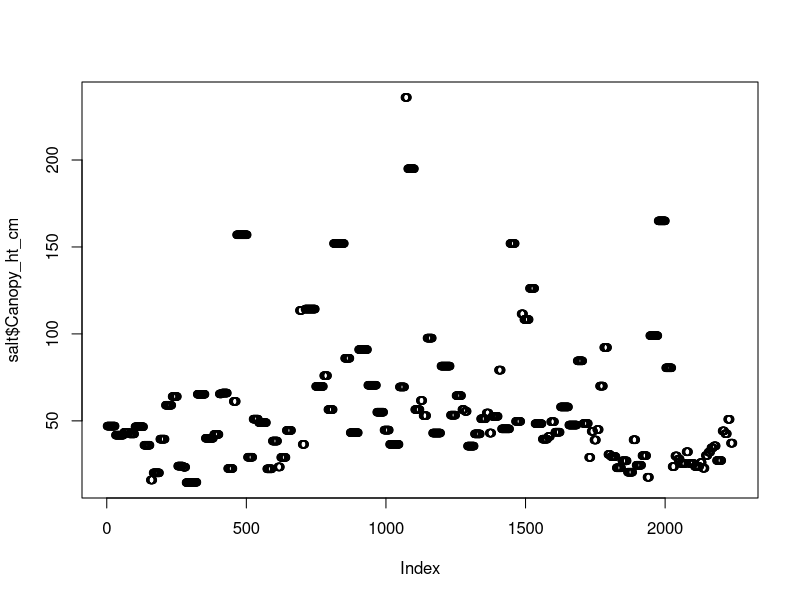
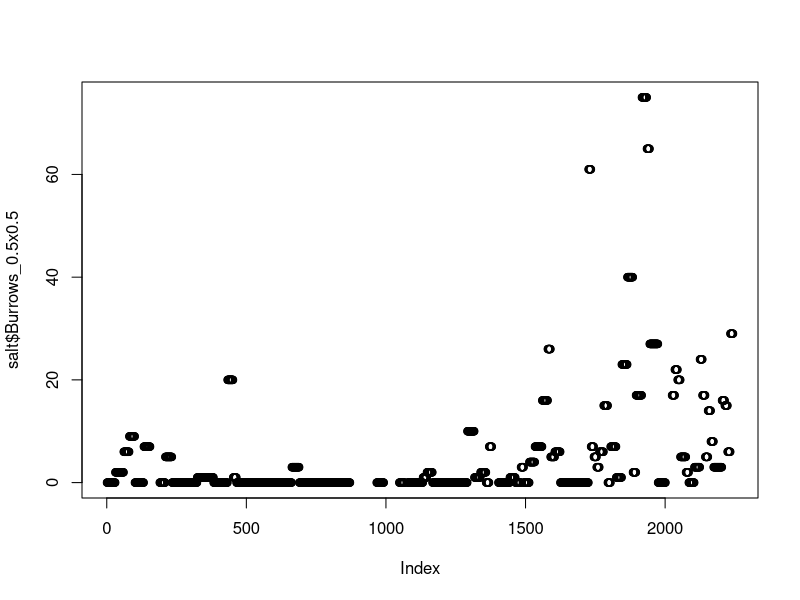
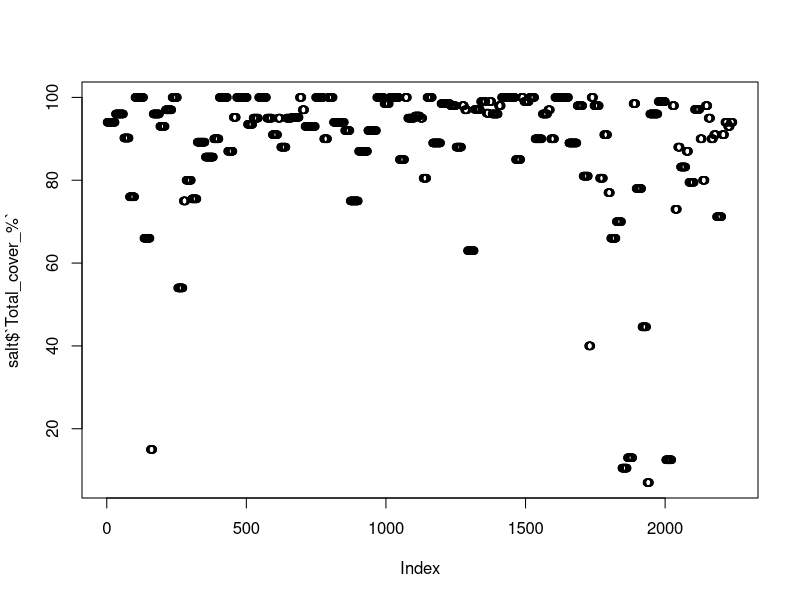
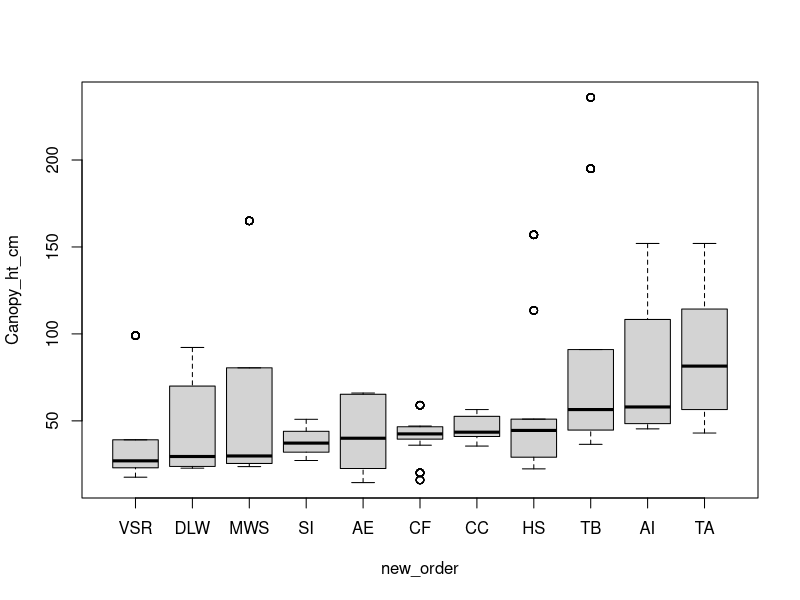
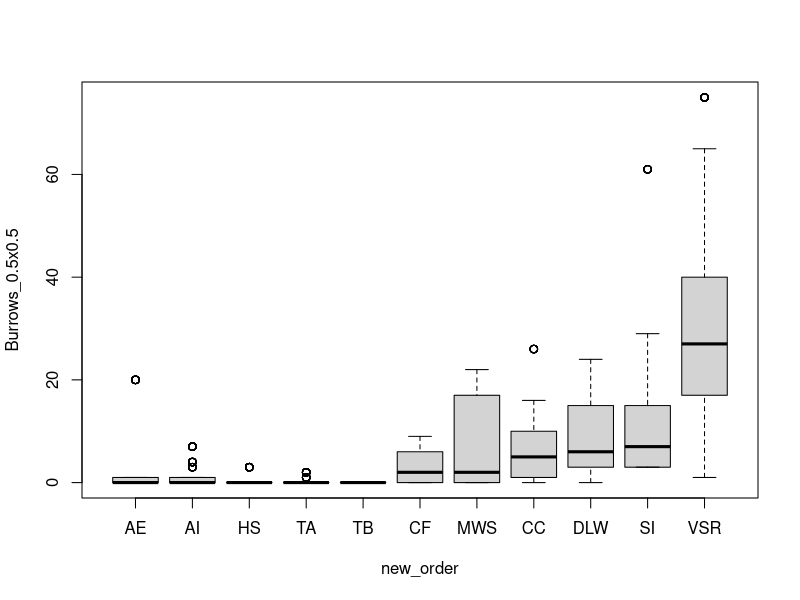
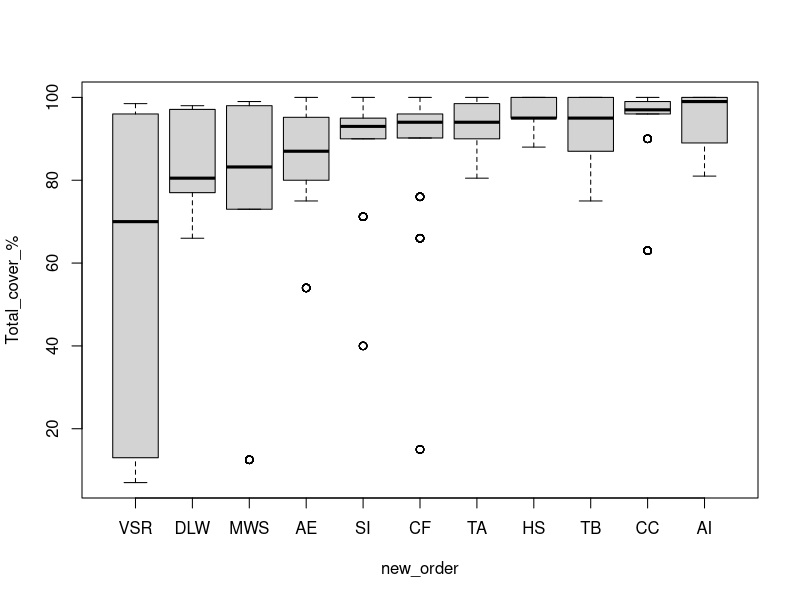
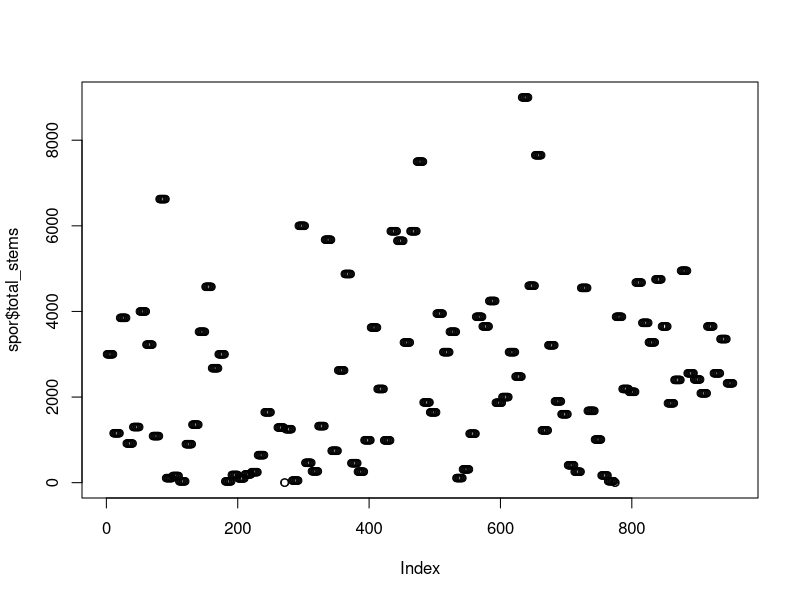
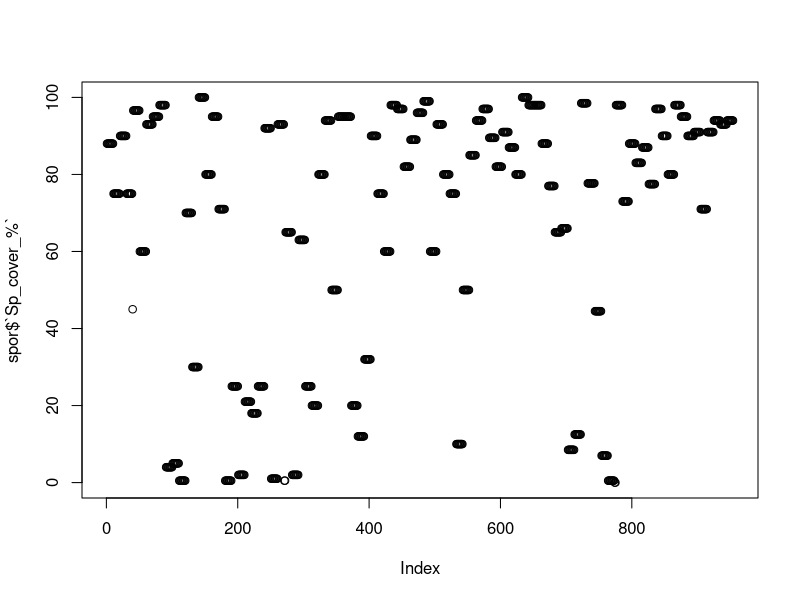

Recreate these plots in R, in order.
## ---- chunk 1
#install.packages("readxl")
#install.packages("tidyverse")

library(readxl)
library(tidyverse)
## ---- chunk 2
# set working directory
setwd("C:/Users/z5204897/OneDrive - UNSW/Desktop/PhD/Data_analysis/Project/Functional_traits")

# input saltmarsh data
salt <- read_excel("Data/Functional_traits_combined_data.xlsx", sheet = "Saltmarsh") %>% 
  arrange(Date, Time) %>% 
  mutate(total_stems = Stems * 10000/Quad_length_cm^2, # add column for total stem count per 1m2 for each species to standardise stem counts
         rest_year = case_when(
           Site == "AE" ~ as.numeric("2017"),
           Site == "HS" ~ as.numeric("2008"),
           Site == "TA" ~ as.numeric("2007"),
           Site == "TB" ~ as.numeric("2012"),
           Site == "CC" ~ as.numeric("1990"),
           Site == "CF" ~ as.numeric("1993"),
           Site == "DLW" ~ as.numeric("2014")
         )) # add a column for restoration years
# double check with Will years for each
## ---- chunk 3
# plot by order of observation
plot(salt$Canopy_ht_cm)
plot(salt$Burrows_0.5x0.5)
plot(salt$`Total_cover_%`)

# plot by site
new_order <- with(salt, reorder(Site, Canopy_ht_cm, median, na.rm=T)) 
boxplot(Canopy_ht_cm ~ new_order, data = salt)

new_order <- with(salt, reorder(Site, Burrows_0.5x0.5, median, na.rm=T)) 
boxplot(Burrows_0.5x0.5 ~ new_order, data = salt)

new_order <- with(salt, reorder(Site, `Total_cover_%`, median, na.rm=T)) 
boxplot(`Total_cover_%` ~ new_order, data = salt)
## ---- chunk 4
spor <- salt %>%
  filter(Species == "Sporobolus")

# plot each variable by order recorded
plot(spor$total_stems)
plot(spor$`Sp_cover_%`)
# need to fix first and then do flowers and seeds too plot(spor$Buds)
plot(spor$Stem_ht_mm)
plot(spor$Stem_dia_mm)

# plot by Site
new_order <- with(spor, reorder(Site, total_stems, median, na.rm=T)) 
boxplot(total_stems ~ new_order, data = spor)

new_order <- with(spor, reorder(Site, `Sp_cover_%`, median, na.rm=T)) 
boxplot(`Sp_cover_%` ~ new_order, data = spor)

new_order <- with(spor, reorder(Site, Stem_ht_mm, median, na.rm=T)) 
boxplot(Stem_ht_mm ~ new_order, data = spor)

new_order <- with(spor, reorder(Site, Stem_dia_mm, median, na.rm=T)) 
boxplot(Stem_dia_mm ~ new_order, data = spor)


# plot relationships between variables
plot(spor$Stem_ht_mm, spor$Stem_dia_mm)
plot(spor$total_stems, spor$`Sp_cover_%`)
## ---- chunk 5
sarc <- salt %>%
  filter(Species == "Sarcocornia")

# plot each variable by order recorded
plot(sarc$total_stems)
plot(sarc$`Sp_cover_%`)
# need to fix first and then do flowers and seeds too plot(spor$Buds)
plot(sarc$Stem_ht_mm)
plot(sarc$Stem_dia_mm)

# plot by Site
new_order <- with(sarc, reorder(Site, total_stems, median, na.rm=T)) 
boxplot(total_stems ~ new_order, data = sarc)

new_order <- with(sarc, reorder(Site, `Sp_cover_%`, median, na.rm=T)) 
boxplot(`Sp_cover_%` ~ new_order, data = sarc)

new_order <- with(sarc, reorder(Site, Stem_ht_mm, median, na.rm=T)) 
boxplot(Stem_ht_mm ~ new_order, data = sarc)

new_order <- with(sarc, reorder(Site, Stem_dia_mm, median, na.rm=T)) 
boxplot(Stem_dia_mm ~ new_order, data = sarc)


# plot relationships between variables
plot(sarc$Stem_dia_mm, sarc$Stem_ht_mm)
plot(sarc$total_stems, sarc$`Sp_cover_%`)
## ---- chunk 6
trig <- salt %>%
  filter(Species == "Triglochin")

# plot each variable by order recorded
plot(trig$total_stems)
plot(trig$`Sp_cover_%`)
# need to fix first and then do flowers and seeds too plot(spor$Buds)
plot(trig$Stem_ht_mm)
plot(trig$Stem_dia_mm)

# plot by Site
new_order <- with(trig, reorder(Site, total_stems, median, na.rm=T)) 
boxplot(total_stems ~ new_order, data = trig)

new_order <- with(trig, reorder(Site, `Sp_cover_%`, median, na.rm=T)) 
boxplot(`Sp_cover_%` ~ new_order, data = trig)

new_order <- with(trig, reorder(Site, Stem_ht_mm, median, na.rm=T)) 
boxplot(Stem_ht_mm ~ new_order, data = trig)

new_order <- with(trig, reorder(Site, Stem_dia_mm, median, na.rm=T)) 
boxplot(Stem_dia_mm ~ new_order, data = trig)


# plot relationships between variables
plot(trig$Stem_dia_mm, trig$Stem_ht_mm)
plot(trig$total_stems, trig$`Sp_cover_%`)
## ---- chunk 7
pneu <- salt %>%
  filter(Species == "Pneumatophores")

# plot each variable by order recorded
plot(pneu$total_stems)
plot(pneu$`Sp_cover_%`)
# need to fix first and then do flowers and seeds too plot(spor$Buds)
plot(pneu$Stem_ht_mm)
plot(pneu$Stem_dia_mm)

# plot by Site
new_order <- with(pneu, reorder(Site, total_stems, median, na.rm=T)) 
boxplot(total_stems ~ new_order, data = pneu)

new_order <- with(pneu, reorder(Site, `Sp_cover_%`, median, na.rm=T)) 
boxplot(`Sp_cover_%` ~ new_order, data = pneu)

new_order <- with(pneu, reorder(Site, Stem_ht_mm, median, na.rm=T)) 
boxplot(Stem_ht_mm ~ new_order, data = pneu)

new_order <- with(pneu, reorder(Site, Stem_dia_mm, median, na.rm=T)) 
boxplot(Stem_dia_mm ~ new_order, data = pneu)


# plot relationships between variables
plot(pneu$Stem_dia_mm, pneu$Stem_ht_mm)
plot(pneu$total_stems, pneu$`Sp_cover_%`)
## ---- chunk 8
plot(Canopy_ht_cm ~ Elevation, salt) # no clear trends
plot(Burrows_0.5x0.5 ~ Elevation, salt) # burrows seem to mostly exist above ~0.5m elevation
plot(`Total_cover_%` ~ Elevation, salt) # no clear trends
## ---- chunk 9
plot(total_stems ~ Elevation, spor) # looks roughly like a positive relationship
plot(`Sp_cover_%` ~ Elevation, spor) # potentially a slight positive relationship?
# need to fix first and then do flowers and seeds too plot(spor$Buds)
plot(Stem_ht_mm ~ Elevation, spor) # looks like a negative relationship
plot(Stem_dia_mm ~ Elevation, spor) # no clear trend
## ---- chunk 10
plot(total_stems ~ Elevation, sarc) # no clear trend
plot(`Sp_cover_%` ~ Elevation, sarc) # maybe a negative relationship or no clear trend
# need to fix first and then do flowers and seeds too plot(spor$Buds)
plot(Stem_ht_mm ~ Elevation, sarc) # no clear trend
plot(Stem_dia_mm ~ Elevation, sarc) # no clear trend
## ---- chunk 11
plot(total_stems ~ Elevation, trig) # no clear trend
plot(`Sp_cover_%` ~ Elevation, trig) #  no clear trend
# need to fix first and then do flowers and seeds too plot(spor$Buds)
plot(Stem_ht_mm ~ Elevation, trig) # no clear trend
plot(Stem_dia_mm ~ Elevation, trig) # no clear trend
## ---- chunk 12
plot(total_stems ~ Elevation, pneu) # no clear trend
plot(`Sp_cover_%` ~ Elevation, pneu) #  no clear trend
plot(Stem_ht_mm ~ Elevation, pneu) # no clear trend
plot(Stem_dia_mm ~ Elevation, pneu) # no clear trend
